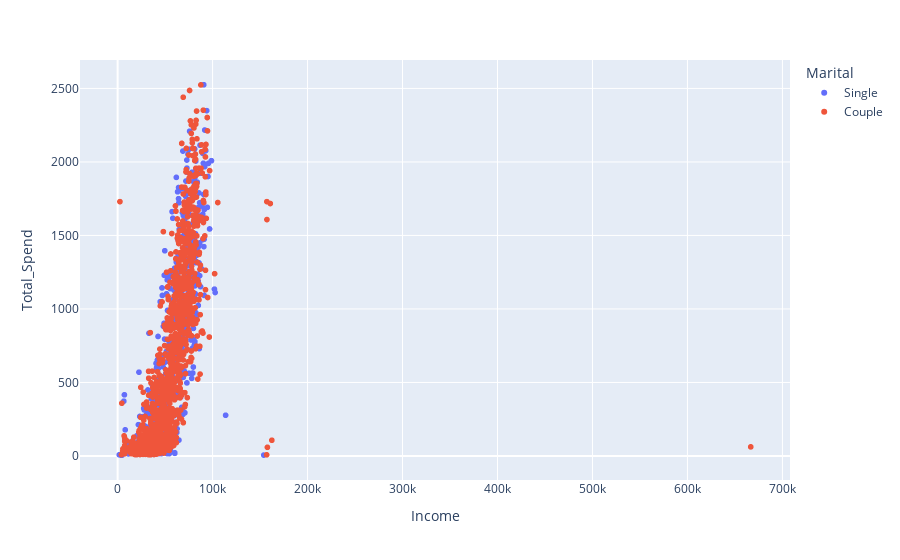

Write notebook code for a chart like this one.
### Code cell
import plotly.express as px
#df = px.data.df()
fig = px.scatter(df, x="Income", y="Total_Spend", color="Marital")
#, size='petal_length', hover_data=['petal_width']
fig.show()

### Figure 1 — Plotly figure (JSON) as saved in the notebook; plotly's stock layout.template omitted (floating-point values rounded to 4 significant figures; data arrays with more than 128 entries replaced by an {"elided": "..."} marker saying what was removed)
{"data": [{"hovertemplate": "Marital=Single<br>Income=%{x}<br>Total_Spend=%{y}<extra></extra>", "legendgroup": "Single", "marker": {"color": "#636efa", "symbol": "circle"}, "mode": "markers", "name": "Single", "showlegend": true, "type": "scattergl", "x": {"elided": "796 int values"}, "xaxis": "x", "y": {"elided": "796 int values"}, "yaxis": "y"}, {"hovertemplate": "Marital=Couple<br>Income=%{x}<br>Total_Spend=%{y}<extra></extra>", "legendgroup": "Couple", "marker": {"color": "#EF553B", "symbol": "circle"}, "mode": "markers", "name": "Couple", "showlegend": true, "type": "scattergl", "x": {"elided": "1444 int values"}, "xaxis": "x", "y": {"elided": "1444 int values"}, "yaxis": "y"}], "layout": {"legend": {"title": {"text": "Marital"}, "tracegroupgap": 0}, "margin": {"t": 60}, "xaxis": {"anchor": "y", "domain": [0, 1], "title": {"text": "Income"}}, "yaxis": {"anchor": "x", "domain": [0, 1], "title": {"text": "Total_Spend"}}}}
